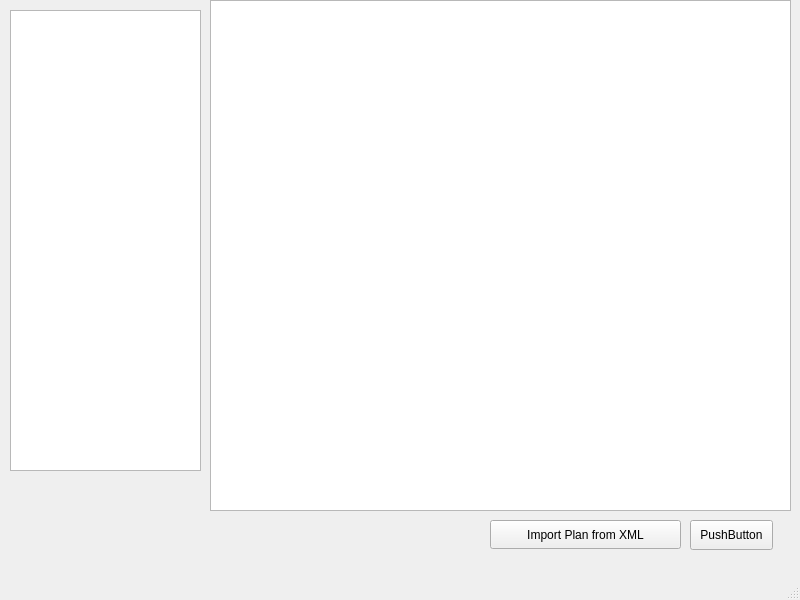
<?xml version="1.0" encoding="UTF-8"?>
<ui version="4.0">
 <class>MainWindow</class>
 <widget class="QMainWindow" name="MainWindow">
  <property name="geometry">
   <rect>
    <x>0</x>
    <y>0</y>
    <width>800</width>
    <height>600</height>
   </rect>
  </property>
  <property name="windowTitle">
   <string>MainWindow</string>
  </property>
  <widget class="QWidget" name="centralwidget">
   <widget class="QListWidget" name="listWidgetItems">
    <property name="geometry">
     <rect>
      <x>10</x>
      <y>10</y>
      <width>191</width>
      <height>461</height>
     </rect>
    </property>
    <property name="isWrapping" stdset="0">
     <bool>false</bool>
    </property>
   </widget>
   <widget class="QGraphicsView" name="graphicsViewCanvas">
    <property name="geometry">
     <rect>
      <x>210</x>
      <y>0</y>
      <width>581</width>
      <height>511</height>
     </rect>
    </property>
   </widget>
   <widget class="QPushButton" name="buttonExport">
    <property name="geometry">
     <rect>
      <x>690</x>
      <y>520</y>
      <width>83</width>
      <height>30</height>
     </rect>
    </property>
    <property name="text">
     <string>PushButton</string>
    </property>
   </widget>
   <widget class="QPushButton" name="buttonImport">
    <property name="geometry">
     <rect>
      <x>490</x>
      <y>520</y>
      <width>191</width>
      <height>29</height>
     </rect>
    </property>
    <property name="text">
     <string>Import Plan from XML</string>
    </property>
   </widget>
  </widget>
  <widget class="QMenuBar" name="menubar">
   <property name="geometry">
    <rect>
     <x>0</x>
     <y>0</y>
     <width>800</width>
     <height>25</height>
    </rect>
   </property>
  </widget>
  <widget class="QStatusBar" name="statusbar"/>
 </widget>
 <resources/>
 <connections/>
</ui>
